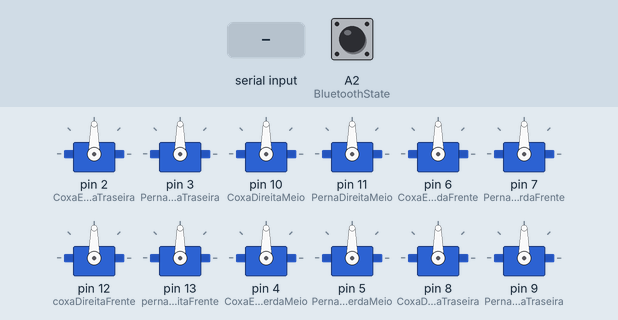
This sketch was run on a simulated Arduino Uno, built with avr-gcc and run on an emulated ATmega328P. Shown: 12 × servo. The inputs (shaded band) are chosen by the test bench; at power-on: A2 (BluetoothState) HIGH. What the sketch prints to the serial monitor is not drawn.

Above: at 1.2 s.
1.3 s: "F" received over Serial
At 1.4 s:
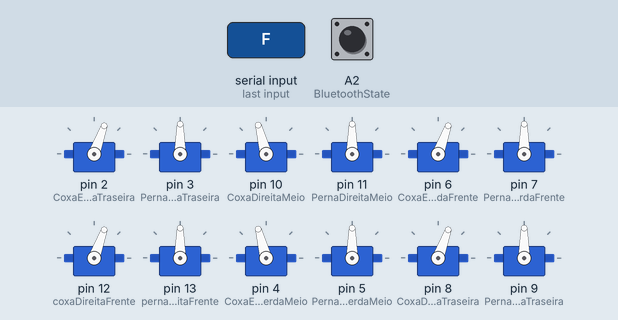
At 2.2 s:
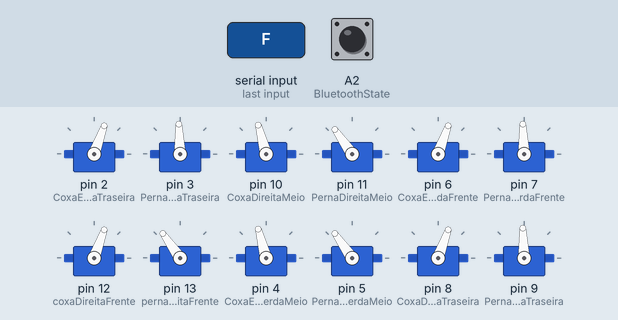
4.3 s: "B" received over Serial
7.3 s: "R" received over Serial
10.3 s: "X" received over Serial
13.3 s: "L" received over Serial
At 13.42 s:
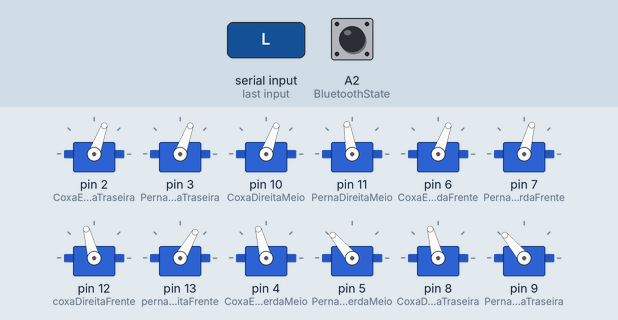
16.3 s: "S" received over Serial
At 16.6 s:
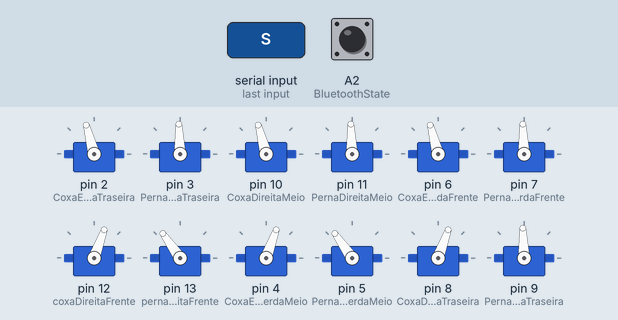
Timing chart, 0 to 18.8 s (numbered marks = the images above; inputs shaded):
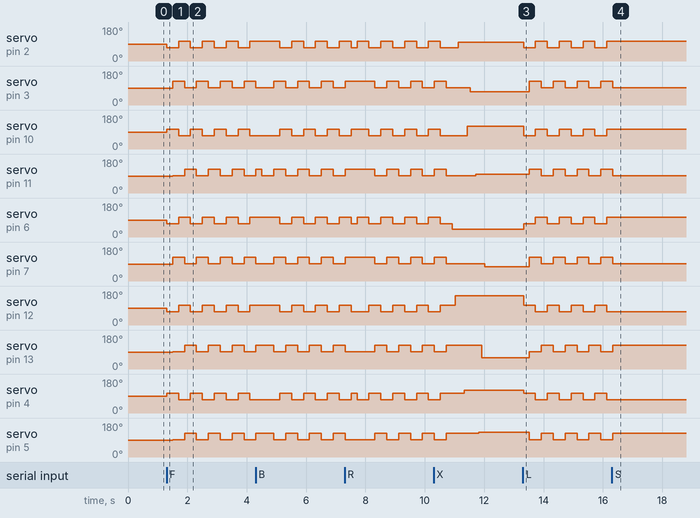

Measured:
- after the input at 1.3 s, servo on pin 2 (CoxaEsquerdaTraseira): alternates 105° for 0.40 s and 70° for 0.40 s, starting at once; servo on pin 3 (PernaEsquerdaTraseira): alternates 125° for 0.40 s and 92° for 0.40 s, starting after 0.20 s
- after the input at 13.3 s, servo on pin 2 (CoxaEsquerdaTraseira): alternates 105° for 0.40 s and 70° for 0.40 s, starting at once; servo on pin 3 (PernaEsquerdaTraseira): alternates 125° for 0.40 s and 92° for 0.40 s, starting after 0.23 s
- after the input at 16.3 s, servo on pin 2 (CoxaEsquerdaTraseira): stops changing and stays 105°; servo on pin 3 (PernaEsquerdaTraseira): goes on until 16.3 s, then stays 92°

The sketch:

Hexapod.ino
```cpp
//20/07/2016 atualizado em 10/09/2017.
//Michael Moraes Sabino
//email: estuartyy@gmail.com

#include <Servo.h>

#define COXA_SOBE 105     //105
#define COXA_DESCE 70     //70
#define PERNA_SOBE 92     //92
#define PERNA_DESCE 125   //125
#define TEMPO1 200        //velocidade da caminhada
#define TEMPO2 200        //velocidade da caminhada
#define TEMPO3 200        //velocidade da caminhada
#define TEMPO4 200        //velocidade da caminhada
#define TEMPO5 100        //velocidade da caminhada

const int BluetoothState = A2; // Pino A2 como o pino de comunicação do Bluetooth.

int SOBE = PERNA_SOBE;
int DESCE = PERNA_DESCE;
int state_rec; //variavel para armazenamento de dados.
char state; //state recebe os caracteres do celular

Servo CoxaEsquerdaTraseira;
Servo PernaEsquerdaTraseira;
Servo CoxaDireitaMeio;
Servo PernaDireitaMeio;
Servo CoxaEsquerdaFrente;
Servo PernaEsquerdaFrente;
Servo coxaDireitaFrente;
Servo pernaDireitaFrente;
Servo CoxaEsquerdaMeio;
Servo PernaEsquerdaMeio;
Servo CoxaDireitaTraseira;
Servo PernaDireitaTraseira;

void setup(){

  Serial.begin(9600);

  pinMode(BluetoothState, INPUT); //abre conexao com bluetooth

  pinMode(2, OUTPUT);
  pinMode(3, OUTPUT);
  pinMode(4, OUTPUT);
  pinMode(5, OUTPUT);
  pinMode(6, OUTPUT);
  pinMode(7, OUTPUT);
  pinMode(8, OUTPUT);
  pinMode(9, OUTPUT);
  pinMode(10, OUTPUT);
  pinMode(11, OUTPUT);
  pinMode(12, OUTPUT);
  pinMode(13, OUTPUT);

  digitalWrite(2, OUTPUT);
  digitalWrite(3, OUTPUT);
  digitalWrite(4, OUTPUT);
  digitalWrite(5, OUTPUT);
  digitalWrite(6, OUTPUT);
  digitalWrite(7, OUTPUT);
  digitalWrite(8, OUTPUT);
  digitalWrite(9, OUTPUT);
  digitalWrite(10, OUTPUT);
  digitalWrite(11, OUTPUT);
  digitalWrite(12, OUTPUT);
  digitalWrite(13, OUTPUT);

  CoxaEsquerdaTraseira.attach(2);
  PernaEsquerdaTraseira.attach(3);
  CoxaDireitaMeio.attach(10);
  PernaDireitaMeio.attach(11);
  CoxaEsquerdaFrente.attach(6);
  PernaEsquerdaFrente.attach(7);
  coxaDireitaFrente.attach(12);
  pernaDireitaFrente.attach(13);
  CoxaEsquerdaMeio.attach(4);
  PernaEsquerdaMeio.attach(5);
  CoxaDireitaTraseira.attach(8);
  PernaDireitaTraseira.attach(9);
}

void loop(){

  if (digitalRead(BluetoothState) == LOW) { // Para o robô quando a conexão com Bluetooth é desconectada.
    state_rec = 'S';
  }

  if (Serial.available() > 0) { // Salva os valores da variável 'state'
    state_rec = Serial.read();
    state = state_rec;
  }

 if (state != 'S') {
    Serial.print(state);
  }

   if (state == 'F') {   // Se o estado recebido for igual a 'F', o robô se movimenta para frente.
    AndarParaFrente();
  }

   else if (state == 'B') {    // Se o estado recebido for igual a 'B', o robô se movimenta para trás.
    AndarParaTras();
  }

   else if (state == 'R') { // Se o estado recebido for igual a 'R', o robô se movimenta para direita.
    IrParaDireita();
  }

  else if (state == 'L') {  // Se o estado recebido for igual a 'L', o robô se movimenta para esquerda.
      IrParaEsquerda();
  }

  else if (state == 'S') {   // Se o estado recebido for igual a 'S', o robô permanece parado.
  //ROBÔ PARADO
  }

  else if (state == 'X') { // Se o estado recebido for iguala 'V', aciona a buzina.
        Apresentacao();
    }

 /*else if (state == 'I') {  // Se o estado recebido for igual a 'G', o robô se movimenta para Frente Esquerda.
     //VAZIO SEM FUNÇAO
  }

   else if (state == 'G') {   // Se o estado recebido for igual a 'I', o robô se movimenta para Frente Direita.
    //VAZIO SEM FUNÇAO
  }

   else if (state == 'H') {  // Se o estado recebido for igual a 'H', o robô se movimenta para Trás Esquerda.
    //VAZIO SEM FUNÇAO
  }

   else if (state == 'J') {  // Se o estado recebido for igual a 'J', o robô se movimenta para Trás Direita.
    //VAZIO SEM FUNÇAO
  }*/
}

void Apresentacao(){
  Amostra1();
}
void AndarParaFrente() {
  PASSO1(); PASSO2(); PASSO3(); PASSO4();
}
void AndarParaTras() {
   Tras4(); Tras3(); Tras2(); Tras1();
}
void IrParaEsquerda() {
  Vire_A_ESQUERDA1(); Vire_A_ESQUERDA2(); Vire_A_ESQUERDA3(); Vire_A_ESQUERDA4();
}
void IrParaDireita() {
  Vire_A_DIREITA1(); Vire_A_DIREITA2(); Vire_A_DIREITA3(); Vire_A_DIREITA4();
}

void Amostra1(){
  CoxaEsquerdaFrente.write(40);
  delay(100);
  coxaDireitaFrente.write(155);
  delay(100);
  CoxaEsquerdaTraseira.write(100);
  delay(100);
  CoxaDireitaTraseira.write(75);
  delay(100);
  CoxaEsquerdaMeio.write(120);
  delay(100);
  CoxaDireitaMeio.write(120);
  delay(100);
  PernaEsquerdaTraseira.write(70);
  delay(100);
  PernaDireitaTraseira.write(130);
  delay(100);
  PernaDireitaMeio.write(100);
  delay(100);
  PernaEsquerdaMeio.write(130);
  delay(100);
  pernaDireitaFrente.write(60);
  delay(100);
  PernaEsquerdaFrente.write(75);
  delay(100);
}

void PASSO1() {
  CoxaEsquerdaFrente.write(COXA_DESCE);
  CoxaDireitaMeio.write(COXA_SOBE);
  CoxaEsquerdaTraseira.write(COXA_DESCE);
  coxaDireitaFrente.write(COXA_DESCE);
  CoxaEsquerdaMeio.write(COXA_SOBE);
  CoxaDireitaTraseira.write(COXA_DESCE);
  delay(TEMPO1);
};
void PASSO2() {
  PernaEsquerdaFrente.write(DESCE);
  PernaDireitaMeio.write(SOBE);
  PernaEsquerdaTraseira.write(DESCE);
  pernaDireitaFrente.write(SOBE);
  PernaEsquerdaMeio.write(SOBE);
  PernaDireitaTraseira.write(DESCE);
  delay(TEMPO2);
};
void PASSO3() {
  CoxaEsquerdaFrente.write(COXA_SOBE);
  CoxaDireitaMeio.write(COXA_DESCE);
  CoxaEsquerdaTraseira.write(COXA_SOBE);
  coxaDireitaFrente.write(COXA_SOBE);
  CoxaEsquerdaMeio.write(COXA_DESCE);
  CoxaDireitaTraseira.write(COXA_SOBE);
  delay(TEMPO3);
};
void PASSO4() {
  PernaEsquerdaFrente.write(SOBE);
  PernaDireitaMeio.write(DESCE);
  PernaEsquerdaTraseira.write(SOBE);
  pernaDireitaFrente.write(DESCE);
  PernaEsquerdaMeio.write(DESCE);
  PernaDireitaTraseira.write(SOBE);
  delay(TEMPO4);
};

void  Tras1() {
  CoxaEsquerdaFrente.write(COXA_DESCE);
  CoxaDireitaMeio.write(COXA_SOBE);
  CoxaEsquerdaTraseira.write(COXA_DESCE);
  coxaDireitaFrente.write(COXA_DESCE);
  CoxaEsquerdaMeio.write(COXA_SOBE);
  CoxaDireitaTraseira.write(COXA_DESCE);
  delay(TEMPO1);
};
void  Tras2() {
  PernaEsquerdaFrente.write(DESCE);
  PernaDireitaMeio.write(DESCE);
  PernaEsquerdaTraseira.write(DESCE);
  pernaDireitaFrente.write(SOBE);
  PernaEsquerdaMeio.write(SOBE);
  PernaDireitaTraseira.write(DESCE);
  delay(TEMPO2);
};
void  Tras3() {
  CoxaEsquerdaFrente.write(COXA_SOBE);
  CoxaDireitaMeio.write(COXA_DESCE);
  CoxaEsquerdaTraseira.write(COXA_SOBE);
  coxaDireitaFrente.write(COXA_SOBE);
  CoxaEsquerdaMeio.write(COXA_DESCE);
  CoxaDireitaTraseira.write(COXA_SOBE);
  delay(TEMPO3);
};
void  Tras4() {
  PernaEsquerdaFrente.write(SOBE);
  PernaDireitaMeio.write(SOBE);
  PernaEsquerdaTraseira.write(SOBE);
  pernaDireitaFrente.write(DESCE);
  PernaEsquerdaMeio.write(DESCE);
  PernaDireitaTraseira.write(SOBE);
  delay(TEMPO4);
};

void Vire_A_ESQUERDA1() {
  CoxaEsquerdaFrente.write(COXA_DESCE);
  CoxaDireitaMeio.write(COXA_DESCE);
  CoxaEsquerdaTraseira.write(COXA_DESCE);
  coxaDireitaFrente.write(COXA_SOBE);
  CoxaEsquerdaMeio.write(COXA_SOBE);
  CoxaDireitaTraseira.write(COXA_SOBE);
  delay(TEMPO1);
};
void Vire_A_ESQUERDA2() {
  PernaEsquerdaFrente.write(DESCE);
  PernaDireitaMeio.write(DESCE);
  PernaEsquerdaTraseira.write(DESCE);
  pernaDireitaFrente.write(SOBE);
  PernaEsquerdaMeio.write(SOBE);
  PernaDireitaTraseira.write(DESCE);
  delay(TEMPO2);
};
void Vire_A_ESQUERDA3() {
  CoxaEsquerdaFrente.write(COXA_SOBE);
  CoxaDireitaMeio.write(COXA_SOBE);
  CoxaEsquerdaTraseira.write(COXA_SOBE);
  coxaDireitaFrente.write(COXA_DESCE);
  CoxaEsquerdaMeio.write(COXA_DESCE);
  CoxaDireitaTraseira.write(COXA_DESCE);
  delay(TEMPO3);
};
void Vire_A_ESQUERDA4() {
  PernaEsquerdaFrente.write(SOBE);
  PernaDireitaMeio.write(SOBE);
  PernaEsquerdaTraseira.write(SOBE);
  pernaDireitaFrente.write(DESCE);
  PernaEsquerdaMeio.write(DESCE);
  PernaDireitaTraseira.write(SOBE);
  delay(TEMPO4);
};

void Vire_A_DIREITA1() {
  CoxaEsquerdaFrente.write(COXA_SOBE);
  CoxaDireitaMeio.write(COXA_SOBE);
  CoxaEsquerdaTraseira.write(COXA_SOBE);
  coxaDireitaFrente.write(COXA_DESCE);
  CoxaEsquerdaMeio.write(COXA_DESCE);
  CoxaDireitaTraseira.write(COXA_DESCE);
  delay(TEMPO1);
};
void Vire_A_DIREITA2() {
  PernaEsquerdaFrente.write(DESCE);
  PernaDireitaMeio.write(DESCE);
  PernaEsquerdaTraseira.write(DESCE);
  pernaDireitaFrente.write(SOBE);
  PernaEsquerdaMeio.write(SOBE);
  PernaDireitaTraseira.write(DESCE);
  delay(TEMPO2);
};
void Vire_A_DIREITA3() {
  CoxaEsquerdaFrente.write(COXA_DESCE);
  CoxaDireitaMeio.write(COXA_DESCE);
  CoxaEsquerdaTraseira.write(COXA_DESCE);
  coxaDireitaFrente.write(COXA_SOBE);
  CoxaEsquerdaMeio.write(COXA_SOBE);
  CoxaDireitaTraseira.write(COXA_SOBE);
  delay(TEMPO3);
};
void Vire_A_DIREITA4() {
  PernaEsquerdaFrente.write(SOBE);
  PernaDireitaMeio.write(SOBE);
  PernaEsquerdaTraseira.write(SOBE);
  pernaDireitaFrente.write(DESCE);
  PernaEsquerdaMeio.write(DESCE);
  PernaDireitaTraseira.write(SOBE);
  delay(TEMPO4);
};
```
